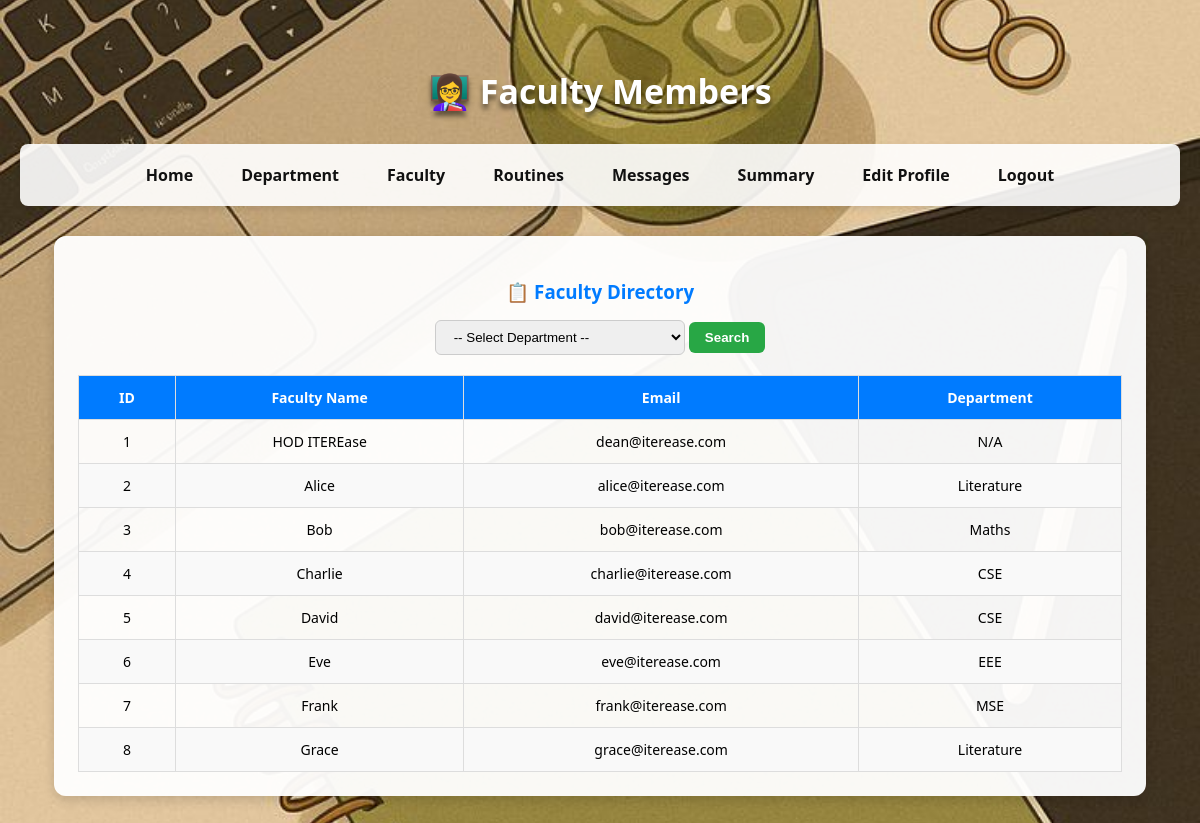
Page /showfaculty/1 on the earlier database version.
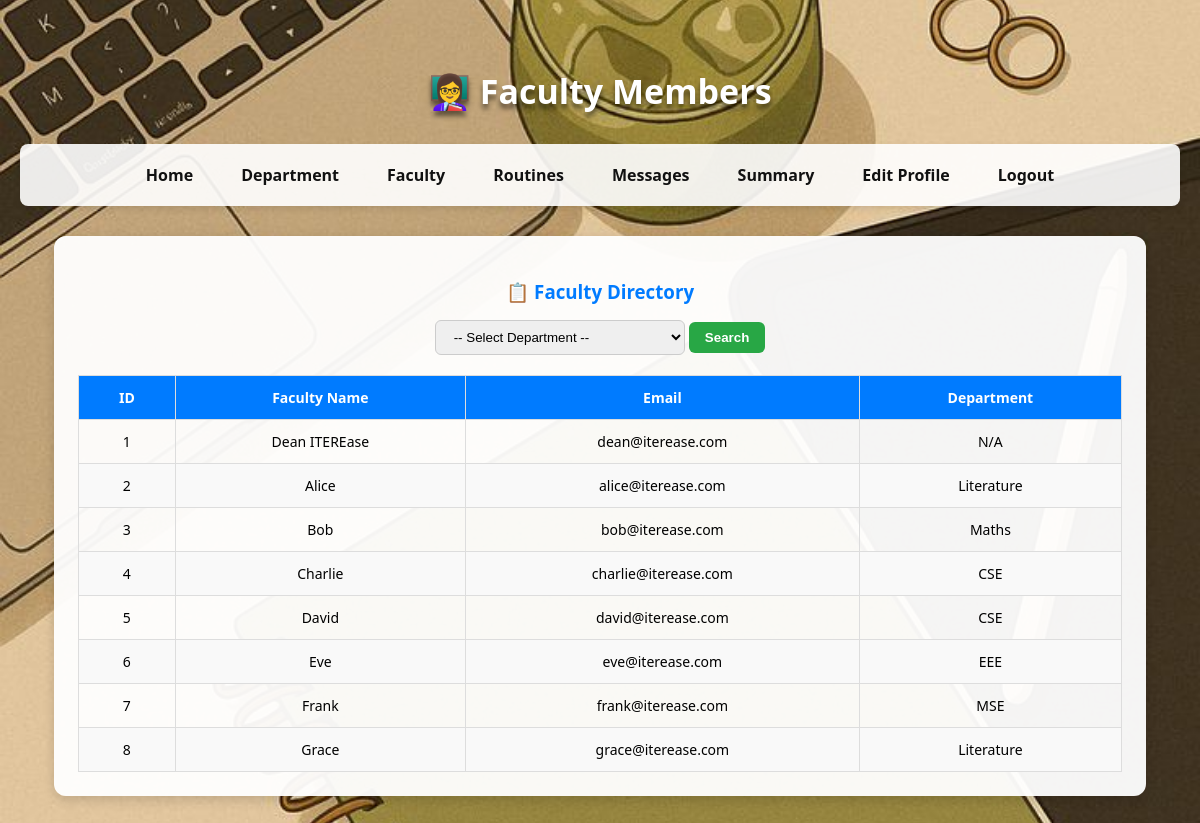
Same page on the later database version.
### app.py (models this page shows)
class Teacher(db.Model):
    __tablename__ = 'teacher'
    id = db.Column(db.Integer, primary_key=True, autoincrement=True)
    name = db.Column(db.String(100), nullable=False)
    email = db.Column(db.String(100), unique=True, nullable=False)
    password = db.Column(db.String(255), nullable=False)
    phone = db.Column(db.String(15), unique=True, nullable=False)
    address = db.Column(db.String(255))
    department_id = db.Column(db.Integer, db.ForeignKey('department.id'))
    classroom_id = db.Column(db.Integer, db.ForeignKey('classroom.id'))
    is_dean = db.Column(db.Boolean, default=False)
    workload = db.Column(db.Integer, default=0, nullable=False)
    subjects = db.relationship('Subject', backref='teacher')
    routine_slots = db.relationship('RoutineSlot', back_populates='teacher')

### app.py (the view)
@app.route('/showfaculty/<int:dean_id>', methods=['GET', 'POST'])
def showfaculty(dean_id):
    dean = Teacher.query.filter_by(id=int(dean_id)).first()
    if not dean or not dean.is_dean:
        flash("❌ Dean not found or access denied.")
        return redirect('/')
    departments = Department.query.all()  # 🔹 send all departments
    if request.method == 'POST':
        dept_id = request.form.get("department_id")
        if dept_id:
            teachers = Teacher.query.filter_by(department_id=dept_id).all()
        else:
            teachers = []
    else:
        teachers = Teacher.query.all()
    return render_template(
        'showfaculty.html',
        dean=dean,
        teachers=teachers,
        departments=departments
    )

### templates/showfaculty.html (shortened to what this page needs)
<!DOCTYPE html>
<html lang="en">
<head>
</head>
<body>
    <h2>👩‍🏫 Faculty Members</h2>
    <nav>
        <a href="/deandashboard/{{dean.id}}">Home</a>
        <a href="/departmentdetails/{{dean.id}}">Department</a>
        <a href="/showfaculty/{{dean.id}}">Faculty</a>
        <a href="/routine/{{dean.id}}"> Routines</a>
        <a href="/message/{{dean.id}}">Messages</a>
        <a href="/deansummary/{{ dean.id }}">Summary</a>
        <a href="/teditprofile/{{dean.id}}">Edit Profile</a>
        <a href="/logout">Logout</a>
    </nav>
    <div class="card">
        <h3>📋 Faculty Directory</h3>
        <div class="search-box">
            <form method="POST" action="/showfaculty/{{ dean.id }}">
                <select name="department_id" required>
                    <option value="">-- Select Department --</option>
                </select>
                <button type="submit">Search</button>
            </form>
        </div>
        {% if teachers %}
        <table>
            <thead>
                <tr>
                    <th>ID</th>
                    <th>Faculty Name</th>
                    <th>Email</th>
                    <th>Department</th>
                </tr>
            </thead>
            <tbody>
                {% for teacher in teachers %}
                <tr>
                    <td>{{ teacher.id }}</td>
                    <td>{{ teacher.name }}</td>
                    <td>{{ teacher.email }}</td>
                    <td>{{ teacher.department.name if teacher.department else 'N/A' }}</td>
                </tr>
                {% endfor %}
            </tbody>
        </table>
        {% else %}
        <p class="no-data">⚠️ No faculty found.</p>
        {% endif %}
    </div>
</body>
</html>

Differences in the rows shown:
changed Teacher "dean@iterease.com": name "HOD ITEREase" → "Dean ITEREase"
